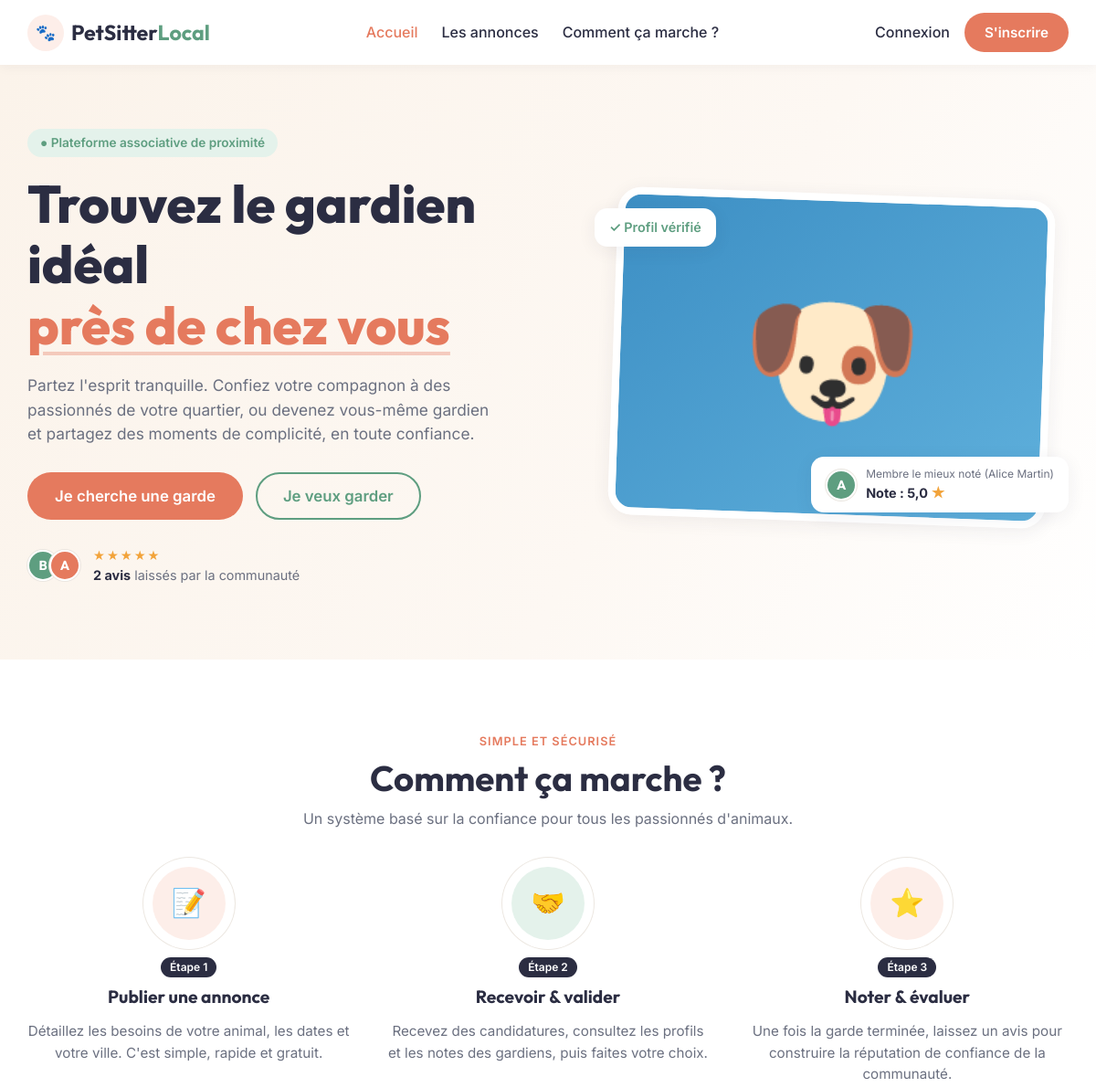
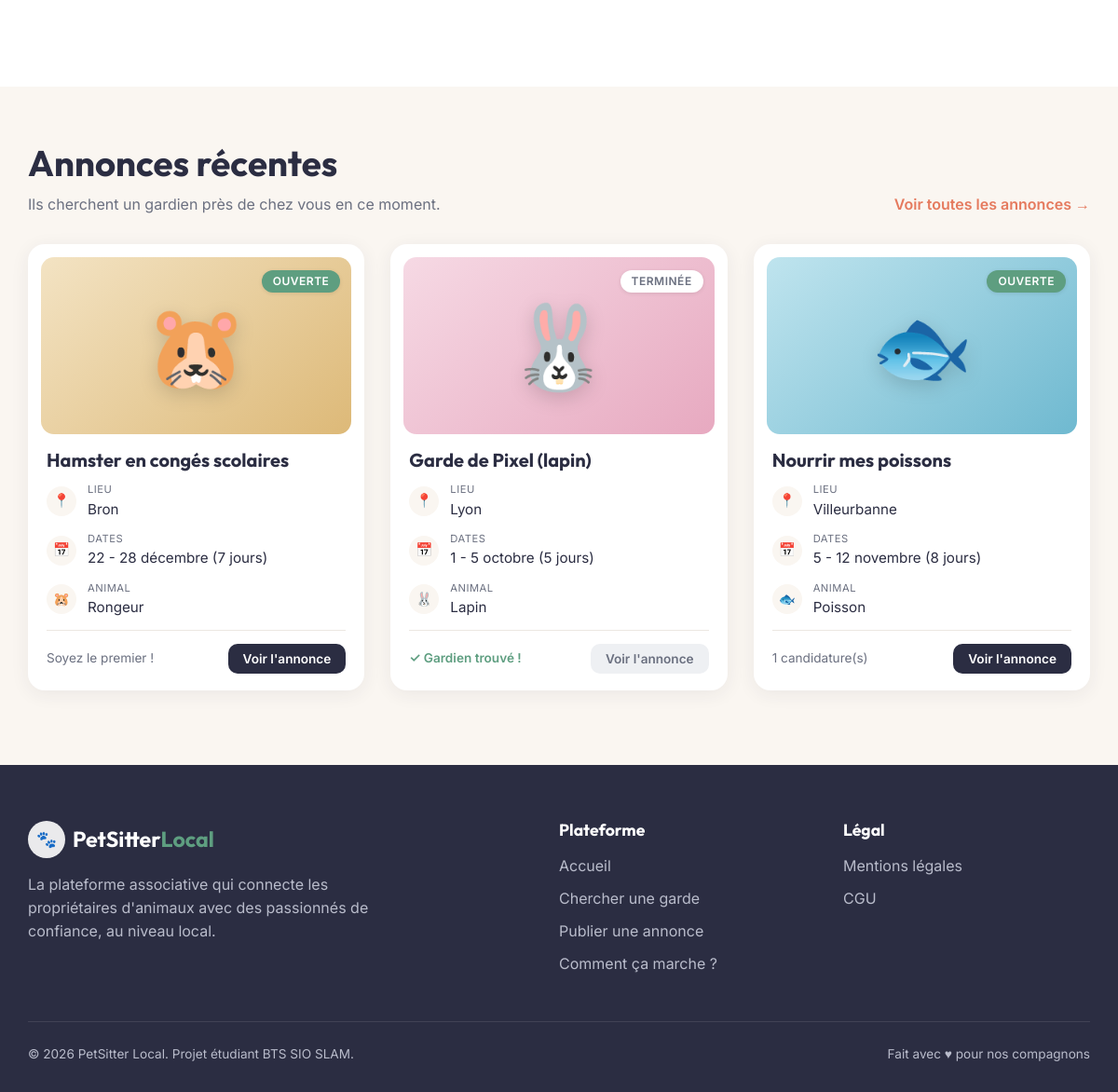
The page / on the database its author committed (2 pictures, top to bottom).
### tables this page shows
CREATE TABLE avis (
  id INT AUTO_INCREMENT PRIMARY KEY,
  id_annonce INT NOT NULL,
  id_auteur INT NOT NULL,
  id_cible INT NOT NULL,
  note TINYINT NOT NULL CHECK (note BETWEEN 1 AND 5),
  commentaire TEXT,
  `date` DATETIME NOT NULL DEFAULT CURRENT_TIMESTAMP,
  UNIQUE KEY uq_avis (id_annonce, id_auteur),
  FOREIGN KEY (id_annonce) REFERENCES annonces(id) ON DELETE CASCADE,
  FOREIGN KEY (id_auteur) REFERENCES utilisateurs(id) ON DELETE CASCADE,
  FOREIGN KEY (id_cible) REFERENCES utilisateurs(id) ON DELETE CASCADE
);

CREATE TABLE utilisateurs (
  id INT AUTO_INCREMENT PRIMARY KEY,
  nom VARCHAR(80) NOT NULL,
  email VARCHAR(150) NOT NULL UNIQUE,
  mot_de_passe VARCHAR(255) NOT NULL,
  role ENUM('user','admin') NOT NULL DEFAULT 'user',
  created_at DATETIME NOT NULL DEFAULT CURRENT_TIMESTAMP
);

CREATE TABLE annonces (
  id INT AUTO_INCREMENT PRIMARY KEY,
  id_proprietaire INT NOT NULL,
  titre VARCHAR(120) NOT NULL,
  animal VARCHAR(40) NOT NULL,
  description TEXT NOT NULL,
  ville VARCHAR(80) NOT NULL,
  date_debut DATE NOT NULL,
  date_fin DATE NOT NULL,
  statut ENUM('ouverte','pourvue','terminee') NOT NULL DEFAULT 'ouverte',
  created_at DATETIME NOT NULL DEFAULT CURRENT_TIMESTAMP,
  FOREIGN KEY (id_proprietaire) REFERENCES utilisateurs(id) ON DELETE CASCADE
);

### app/controllers/AnnonceController.php (called while the page is built, shortened)
<?php
class AnnonceController
{
    public function accueil(): void
    {
        $annonces       = Annonce::recentes(3);
        $meilleurMembre = Avis::meilleurMembre();
        $avis           = Avis::tous();
        $nbAvis         = count($avis);
        $derniersAvis   = array_slice($avis, 0, 3);
        require ROOT . '/app/views/accueil.php';
    }
}

### public/index.php (called while the page is built, shortened)
<?php
require_once ROOT . '/config/database.php';
spl_autoload_register(function (string $classe): void {
    foreach (['/app/models/', '/app/controllers/', '/app/core/'] as $dossier) {
        $fichier = ROOT . $dossier . $classe . '.php';
        if (is_file($fichier)) {
            return;
        }
    }
});
function e(?string $valeur): string
{
    return htmlspecialchars($valeur ?? '', ENT_QUOTES, 'UTF-8');
}
$action = $_GET['action'] ?? 'accueil';
match ($action) {
    'connexion'        => (new AuthController())->connexion(),
    'inscription'      => (new AuthController())->inscription(),
    'deconnexion'      => (new AuthController())->deconnexion(),
    'accueil'          => (new AnnonceController())->accueil(),
    'liste'            => (new AnnonceController())->liste(),
    'detail'           => (new AnnonceController())->detail(),
    'creer'            => (new AnnonceController())->creer(),
    'modifier'         => (new AnnonceController())->modifier(),
    'supprimer'        => (new AnnonceController())->supprimer(),
    'terminer'         => (new AnnonceController())->terminer(),
    'mes_annonces'     => (new AnnonceController())->mesAnnonces(),
    'postuler'         => (new CandidatureController())->postuler(),
    'retirer'          => (new CandidatureController())->retirer(),
    'mes_candidatures' => (new CandidatureController())->mesCandidatures(),
    'recues'           => (new CandidatureController())->recues(),
    'repondre'         => (new CandidatureController())->repondre(),
    'noter'            => (new AvisController())->noter(),
    'profil'           => (new AvisController())->profil(),
    'admin'                 => (new AdminController())->tableauDeBord(),
    'supprimer_avis'        => (new AdminController())->supprimerAvis(),
    'supprimer_utilisateur' => (new AdminController())->supprimerUtilisateur(),
    default            => (new AnnonceController())->accueil(),
};

### config/database.php (called while the page is built, shortened)
<?php
class Database
{
    private static ?PDO $instance = null;
    public static function get(): PDO
    {
        if (self::$instance === null) {
            self::$instance = new PDO(DB_DSN, DB_USER, DB_PASS, [
                PDO::ATTR_ERRMODE            => PDO::ERRMODE_EXCEPTION,
                PDO::ATTR_DEFAULT_FETCH_MODE => PDO::FETCH_ASSOC,
            ]);
        }
        return self::$instance;
    }
}

### app/models/Avis.php (called while the page is built, shortened)
<?php
class Avis
{
    public static function hydrate(array $row): self
    {
        return new self(
            (int) $row['id'],
            (int) $row['id_annonce'],
            (int) $row['id_auteur'],
            (int) $row['id_cible'],
            (int) $row['note'],
            $row['commentaire'] ?? null,
            $row['date'] ?? null,
            $row['auteur'] ?? null,
            $row['cible'] ?? null,
            $row['annonce_titre'] ?? null
        );
    }
    public static function meilleurMembre(): ?array
    {
        $row = Database::get()->query(
            "SELECT u.id, u.nom, AVG(av.note) AS moyenne
             FROM avis av
             JOIN utilisateurs u ON u.id = av.id_cible
             GROUP BY u.id, u.nom
             ORDER BY moyenne DESC, COUNT(*) DESC
             LIMIT 1"
        )->fetch();
        return $row ?: null;
    }
    public static function tous(): array
    {
        $rows = Database::get()->query(
            "SELECT av.*, auteur.nom AS auteur, cible.nom AS cible
             FROM avis av
             JOIN utilisateurs auteur ON auteur.id = av.id_auteur
             JOIN utilisateurs cible ON cible.id = av.id_cible
             ORDER BY av.`date` DESC"
        )->fetchAll();
        return array_map([self::class, 'hydrate'], $rows);
    }
}

### app/models/Annonce.php (called while the page is built, shortened)
<?php
class Annonce
{
    public static function hydrate(array $row): self
    {
        return new self(
            (int) $row['id'],
            (int) $row['id_proprietaire'],
            $row['titre'],
            $row['animal'],
            $row['description'],
            $row['ville'],
            $row['date_debut'],
            $row['date_fin'],
            $row['statut'],
            $row['proprietaire'] ?? null,
            (int) ($row['nb_candidatures'] ?? 0)
        );
    }
    public static function recentes(int $nombre): array
    {
        $stmt = Database::get()->prepare(
            "SELECT a.*, u.nom AS proprietaire,
                    (SELECT COUNT(*) FROM candidatures c WHERE c.id_annonce = a.id) AS nb_candidatures
             FROM annonces a
             JOIN utilisateurs u ON u.id = a.id_proprietaire
             ORDER BY a.created_at DESC, a.id DESC
             LIMIT :nombre"
        );
        $stmt->bindValue('nombre', $nombre, PDO::PARAM_INT);
        $stmt->execute();
        return array_map([self::class, 'hydrate'], $stmt->fetchAll());
    }
    public function estOuverte(): bool
    {
        return $this->statut === 'ouverte';
    }
}

### app/views/accueil.php (the view)
<?php require ROOT . '/app/views/layout/header.php'; ?>
<section class="hero">
  <div class="conteneur hero-grille">
    <div>
      <span class="pastille">● Plateforme associative de proximité</span>
      <h1>
        Trouvez le gardien idéal
        <span class="souligne">près de chez vous</span>
      </h1>
      <p class="hero-texte">
        Partez l'esprit tranquille. Confiez votre compagnon à des passionnés de votre quartier,
        ou devenez vous-même gardien et partagez des moments de complicité, en toute confiance.
      </p>
      <div class="hero-boutons">
        <a href="index.php?action=creer" class="btn btn--corail btn--grand">Je cherche une garde</a>
        <a href="index.php?action=liste" class="btn btn--contour btn--grand">Je veux garder</a>
      </div>
      <?php if ($nbAvis > 0): ?>
        <div class="preuve">
          <div class="avatars">
            <?php foreach ($derniersAvis as $av): ?>
              <span class="avatar"><?= Affichage::initiale($av->auteur) ?></span>
            <?php endforeach; ?>
          </div>
          <div>
            <span class="etoiles-or">★★★★★</span><br>
            <strong><?= $nbAvis ?> avis</strong> laissés par la communauté
          </div>
        </div>
      <?php endif; ?>
    </div>
    <div class="hero-visuel">
      <div class="hero-photo">🐶</div>
      <span class="hero-badge">✓ Profil vérifié</span>
      <?php if ($meilleurMembre): ?>
        <a href="index.php?action=profil&id=<?= (int) $meilleurMembre['id'] ?>" class="hero-note">
          <span class="avatar"><?= Affichage::initiale($meilleurMembre['nom']) ?></span>
          <span>
            <small>Membre le mieux noté (<?= e($meilleurMembre['nom']) ?>)</small>
            <strong>Note : <?= number_format((float) $meilleurMembre['moyenne'], 1, ',', '') ?> <span class="etoiles-or">★</span></strong>
          </span>
        </a>
      <?php endif; ?>
    </div>
  </div>
</section>
<section class="etapes" id="comment">
  <div class="conteneur">
    <p class="surtitre">Simple et sécurisé</p>
    <h2 class="titre-section">Comment ça marche ?</h2>
    <p class="sous-titre">Un système basé sur la confiance pour tous les passionnés d'animaux.</p>
    <div class="etapes-grille">
      <div class="etape">
        <div class="etape-icone">📝</div>
        <span class="etape-numero">Étape 1</span>
        <h3>Publier une annonce</h3>
        <p>Détaillez les besoins de votre animal, les dates et votre ville. C'est simple, rapide et gratuit.</p>
      </div>
      <div class="etape">
        <div class="etape-icone etape-icone--vert">🤝</div>
        <span class="etape-numero">Étape 2</span>
        <h3>Recevoir &amp; valider</h3>
        <p>Recevez des candidatures, consultez les profils et les notes des gardiens, puis faites votre choix.</p>
      </div>
      <div class="etape">
        <div class="etape-icone">⭐</div>
        <span class="etape-numero">Étape 3</span>
        <h3>Noter &amp; évaluer</h3>
        <p>Une fois la garde terminée, laissez un avis pour construire la réputation de confiance de la communauté.</p>
      </div>
    </div>
  </div>
</section>
<section class="zone-creme">
  <div class="conteneur">
    <div class="entete-section">
      <div>
        <h2 class="titre-section titre-section--gauche">Annonces récentes</h2>
        <p class="sous-titre sous-titre--gauche">Ils cherchent un gardien près de chez vous en ce moment.</p>
      </div>
      <a href="index.php?action=liste" class="lien-fleche">Voir toutes les annonces →</a>
    </div>
    <div class="cartes-grille cartes-grille--3">
      <?php foreach ($annonces as $a): ?>
        <article class="carte">
          <div class="carte-visuel <?= Affichage::classeVisuel($a->animal) ?>">
            <span class="carte-emoji"><?= Affichage::emoji($a->animal) ?></span>
            <span class="carte-statut"><?= Affichage::badge($a->statut) ?></span>
          </div>
          <div class="carte-corps">
            <h3><?= e($a->titre) ?></h3>
            <div class="detail">
              <span class="detail-icone">📍</span>
              <div><small>Lieu</small><?= e($a->ville) ?></div>
            </div>
            <div class="detail">
              <span class="detail-icone">📅</span>
              <div><small>Dates</small><?= e(Affichage::periode($a->date_debut, $a->date_fin)) ?></div>
            </div>
            <div class="detail">
              <span class="detail-icone"><?= Affichage::emoji($a->animal) ?></span>
              <div><small>Animal</small><?= e($a->animal) ?></div>
            </div>
            <div class="carte-pied">
              <?php if ($a->estOuverte()): ?>
                <span class="discret">
                  <?= $a->nb_candidatures > 0
                    ? $a->nb_candidatures . ' candidature(s)'
                    : 'Soyez le premier !' ?>
                </span>
                <a href="index.php?action=detail&id=<?= $a->id ?>" class="btn btn--sombre btn--petit">Voir l'annonce</a>
              <?php else: ?>
                <span class="texte-vert">✓ Gardien trouvé !</span>
                <a href="index.php?action=detail&id=<?= $a->id ?>" class="btn btn--gris btn--petit">Voir l'annonce</a>
              <?php endif; ?>
            </div>
          </div>
        </article>
      <?php endforeach; ?>
    </div>
  </div>
</section>
<?php require ROOT . '/app/views/layout/footer.php'; ?>

### app/core/Affichage.php (shortened to what this page needs)
<?php
class Affichage
{
    public static function badge(string $statut): string
    {
        $libelle = match ($statut) {
            'ouverte'    => 'Ouverte',
            'pourvue'    => 'Pourvue',
            'terminee'   => 'Terminée',
            'en_attente' => 'En attente',
            'acceptee'   => 'Acceptée',
            'refusee'    => 'Refusée',
            default      => $statut,
        };
        return '<span class="badge badge--' . e($statut) . '">' . e($libelle) . '</span>';
    }
    public static function emoji(string $animal): string
    {
        return match ($animal) {
            'Chien'   => '🐶',
            'Chat'    => '🐱',
            'Lapin'   => '🐰',
            'Rongeur' => '🐹',
            'Oiseau'  => '🐦',
            'Poisson' => '🐟',
            default   => '🐾',
        };
    }
    public static function classeVisuel(string $animal): string
    {
        $classe = strtolower($animal);
        return in_array($classe, ['chien', 'chat', 'lapin', 'rongeur', 'oiseau', 'poisson'], true)
            ? 'visuel--' . $classe
            : 'visuel--autre';
    }
    public static function initiale(?string $nom): string
    {
        return e(mb_strtoupper(mb_substr($nom ?? '?', 0, 1)));
    }
    public static function periode(string $debut, string $fin): string
    {
        $mois = ['', 'janvier', 'février', 'mars', 'avril', 'mai', 'juin', 'juillet',
                 'août', 'septembre', 'octobre', 'novembre', 'décembre'];
        $d = strtotime($debut);
        $f = strtotime($fin);
        $jours = (int) round(($f - $d) / 86400) + 1;
        if ($d === $f) {
            $texte = date('j', $d) . ' ' . $mois[(int) date('n', $d)];
        } elseif (date('n', $d) === date('n', $f)) {
            $texte = date('j', $d) . ' - ' . date('j', $f) . ' ' . $mois[(int) date('n', $f)];
        } else {
            $texte = date('j', $d) . ' ' . $mois[(int) date('n', $d)] . ' - '
                   . date('j', $f) . ' ' . $mois[(int) date('n', $f)];
        }
        return $texte . ' (' . $jours . ($jours > 1 ? ' jours)' : ' jour)');
    }
}

### rows shown on the page
avis: id_auteur.nom "B"
avis: id_auteur.nom "A"
utilisateurs: nom "A", nom "Alice Martin"
annonces: animal "🐹", statut "OUVERTE", titre "Hamster en congés scolaires", ville "Bron", Affichage::periode($a->date_debut, $a->date_fin) "22 - 28 décembre (7 jours)", animal "Rongeur", shows "Soyez le premier !"
annonces: animal "🐰", statut "TERMINÉE", titre "Garde de Pixel (lapin)", ville "Lyon", Affichage::periode($a->date_debut, $a->date_fin) "1 - 5 octobre (5 jours)", animal "Lapin"
annonces: animal "🐟", statut "OUVERTE", titre "Nourrir mes poissons", ville "Villeurbanne", Affichage::periode($a->date_debut, $a->date_fin) "5 - 12 novembre (8 jours)", animal "Poisson", nb_candidatures "1"

### other values the page prints
$nbAvis "2"
$meilleurMembre['moyenne'] "5,0"
